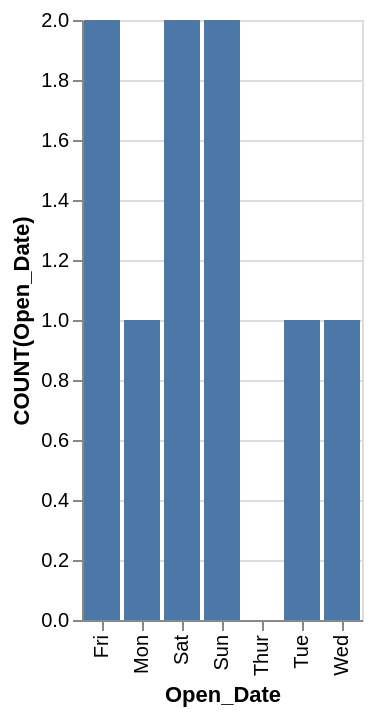

Write a Vega-Lite specification for this figure.
### Vega-Lite specification from a JSON file in a GitHub repository (floating-point values rounded to 4 significant figures)
{"data": {"values": [{"x_data": "Mon", "y_data": 1}, {"x_data": "Tue", "y_data": 1}, {"x_data": "Wed", "y_data": 1}, {"x_data": "Thur", "y_data": 0}, {"x_data": "Fri", "y_data": 2}, {"x_data": "Sat", "y_data": 2}, {"x_data": "Sun", "y_data": 2}]}, "mark": "bar", "encoding": {"x": {"field": "x_data", "type": "nominal", "title": "Open_Date", "sort": "ascending"}, "y": {"field": "y_data", "type": "quantitative", "title": "COUNT(Open_Date)"}}}
